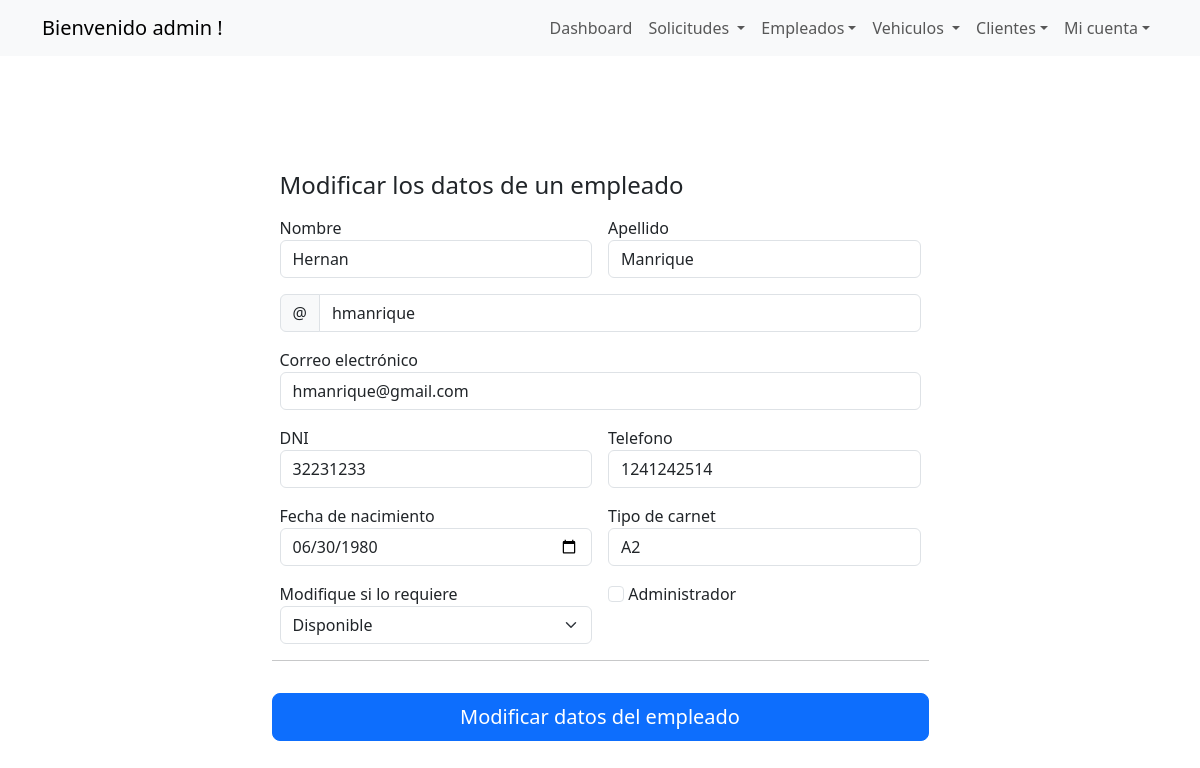
The app's page /empleados/42/ (signed in) with its own data.
### solicitudes/models.py (models this page shows, shortened)
class Usuario(AbstractUser):
    dni = models.CharField(max_length=8, unique=True)
    telefono = models.CharField(max_length=10)
    fecha_creacion = models.DateField(null=True)
    id_tipo_usuario = models.ForeignKey(TiposUsuario, on_delete=models.CASCADE)
    class Meta:
        verbose_name_plural = "Usuarios"

class Empleado(Usuario):
    administrativo = models.BooleanField(default=False, null=True)
    fecha_nac = models.DateField(null=True)
    tipo_carnet = models.CharField(max_length=2)
    ausencias = models.IntegerField()
    id_estado_empleado = models.ForeignKey(EstadosEmpleado, on_delete=models.CASCADE)
    usuario = models.OneToOneField(Usuario, on_delete=models.CASCADE, parent_link=True)
    class Meta:
        verbose_name_plural = "Empleados"

### solicitudes/views.py (the view, shortened to what this page needs)
# urls.py: path('empleados/<int:empleado_id>/', views.empleado_detalle, name='empleado_detalle'),
@login_required
def empleado_detalle(request, empleado_id):
    empleado = get_object_or_404(Empleado, pk=empleado_id)
    estados = EstadosEmpleado.objects.all()
    if empleado.administrativo == True:
        empleado.administrativo = 1
    else:
        empleado.administrativo = 0
    if request.method == "GET":
        return render(
            request,
            "empleados/empleado_detalle.html",
            {"empleado": empleado, "estados": estados},
        )

### solicitudes/templates/empleados/empleado_detalle.html (shortened to what this page needs)
{% extends 'base.html' %} {% block content %}
<main class="container">
  <div class="row vh-100 d-flex justify-content-center align-items-center">
    <div class="col-md-7">
      <form
        action="{% url 'empleado_detalle' empleado.id %}"
        method="post"
        class="card-body"
      >
        <h4 class="mb-3">Modificar los datos de un empleado</h4>
        <div class="row g-3">
          <div class="col-sm-6">
            <label for="first_name">Nombre</label>
            <input
              type="text"
              name="first_name"
              class="form-control"
              value="{{empleado.first_name}}"
            />
          </div>
          <div class="col-sm-6">
            <label for="last_name">Apellido</label>
            <input
              type="text"
              name="last_name"
              class="form-control"
              value="{{empleado.last_name}}"
            />
          </div>
          <div class="input-group">
            <span class="input-group-text" id="basic-addon1">@</span>
            <input
              type="text"
              name="username"
              class="form-control"
              value="{{empleado.username}}"
            />
          </div>
          <div class="col-12">
            <label for="email">Correo electrónico</label>
            <input
              type="email"
              name="email"
              class="form-control"
              value="{{empleado.email}}"
            />
          </div>
          <div class="col-sm-6">
            <label for="dni">DNI</label>
            <input
              type="text"
              name="dni"
              class="form-control"
              value="{{empleado.dni}}"
            />
          </div>
          <div class="col-sm-6">
            <label for="telefono">Telefono</label>
            <input
              type="text"
              name="telefono"
              class="form-control"
              value="{{empleado.telefono}}"
            />
          </div>
          <div class="col-sm-6">
            <label for="fecha_nac">Fecha de nacimiento</label>
            <input
              type="date"
              name="fecha_nac"
              class="form-control"
              value="{{empleado.fecha_nac | date:'Y-m-d'}}"
            />
          </div>
          <div class="col-sm-6">
            <label for="tipo_carnet">Tipo de carnet</label>
            <input
              type="text"
              name="tipo_carnet"
              class="form-control"
              value="{{empleado.tipo_carnet}}"
            />
          </div>
          <div class="col-sm-6">
            <label for="id_estado_empleado">Modifique si lo requiere</label>
            <select
              name="id_estado_empleado"
              id="id_estado_empleado"
              class="form-select"
            >
              {% for estado in estados %}
              {% if estado.id == empleado.id_estado_empleado.id %}
              <option value="{{ estado.id }}" selected>
                {{ estado.descripcion }}
              </option>
              {% else %}
              <option value="{{ estado.id }}">{{ estado.descripcion }}</option>
              {% endif %}
              {% endfor %}
            </select>
          </div>
        <div class="col-sm-6">
          {% if empleado.administrativo == 1 %}
             <input class="form-check-input" type="checkbox" value="1" name="administrativo" id="administrativo" checked>
          {% else %}
             <input class="form-check-input" type="checkbox" value="0" name="administrativo" id="administrativo">
          {% endif %}
          <label class="form-check-label" for="administrativo">Administrador</label>
       </div>
        <hr />
        <button class="w-100 btn btn-primary btn-lg">
          Modificar datos del empleado
        </button>
      </form>
    </div>
  </div>
</main>
{% endblock %}

### solicitudes/templates/base.html (shortened to what this page needs)
{% load static %}
<!DOCTYPE html>
<html lang="en">
<head>
  <link href="https://cdn.jsdelivr.net/npm/bootstrap@5.3.2/dist/css/bootstrap.min.css" rel="stylesheet"
 />
  <link rel="stylesheet" href="https://cdn.jsdelivr.net/npm/bootstrap-icons@1.11.1/font/bootstrap-icons.css">
  <link rel="stylesheet" href="https://cdn.datatables.net/1.13.6/css/dataTables.bootstrap5.min.css">
  <link rel="stylesheet" href="https://cdn.datatables.net/1.13.6/css/jquery.dataTables.min.css">
  <link rel="stylesheet" href="https://cdn.datatables.net/buttons/2.4.2/css/buttons.dataTables.min.css">
  <link rel="stylesheet" type="text/css" href="{% static 'css/styles.css' %}">
</head>
<body>
  <nav class="navbar navbar-expand-lg bg-body-tertiary bg-dark text-white">
    <div class="container">
      {% if user.is_authenticated %}
        <a class="navbar-brand" href="#">
          Bienvenido {{ request.session.username }} !
        </a>
      {% endif %}
      <div class="collapse navbar-collapse" id="navbarNav">
        <ul class="navbar-nav ms-auto">
          {% if user.is_authenticated %}
            <li class="nav-item"><a class="nav-link" href="/dashboard/" role="button">Dashboard</a></li>
            <li class="nav-item dropdown">
              <a class="nav-link dropdown-toggle" href="#" role="button" data-bs-toggle="dropdown" aria-expanded="false">
              Solicitudes
              </a>
            </li>
            {% if user.is_superuser %}
              <li class="nav-item dropdown">
                <a class="nav-link dropdown-toggle" href="#" role="button" data-bs-toggle="dropdown"
                  aria-expanded="false">Empleados</a>
              </li>
            {% endif %}
            {% if user.is_staff %}
            <li class="nav-item dropdown">
              <a class="nav-link dropdown-toggle" href="#" role="button" data-bs-toggle="dropdown" aria-expanded="false">
                Vehiculos
              </a>
            </li>
            <li class="nav-item dropdown">
              <a class="nav-link dropdown-toggle" href="#" role="button" data-bs-toggle="dropdown"
                aria-expanded="false">Clientes</a>
            </li>
            {% endif %}
            <li class="nav-item dropdown">
              <a class="nav-link dropdown-toggle" href="#" role="button" data-bs-toggle="dropdown"
                aria-expanded="false">Mi cuenta</a>
            </li>
          {% else %}
            <li class="nav-item"><a class="nav-link" href="/signup/">Registrarse</a></li>
            <li class="nav-item"><a class="nav-link" href="/signin/">Iniciar sesion</a></li>
          {% endif %}
        </ul>
      </div>
    </div>
  </nav>
  {% block content %}
  {% endblock %}
</body>
</html>

### records on screen
Usuario: session.username "admin"
Usuario: first_name "Hernan", last_name "Manrique", username "hmanrique", email "hmanrique@gmail.com", dni "32231233", telefono "1241242514"
Empleado: fecha_nac "06/30/1980", tipo_carnet "A2"

### other values on screen
form field id_estado_empleado "Disponible"
